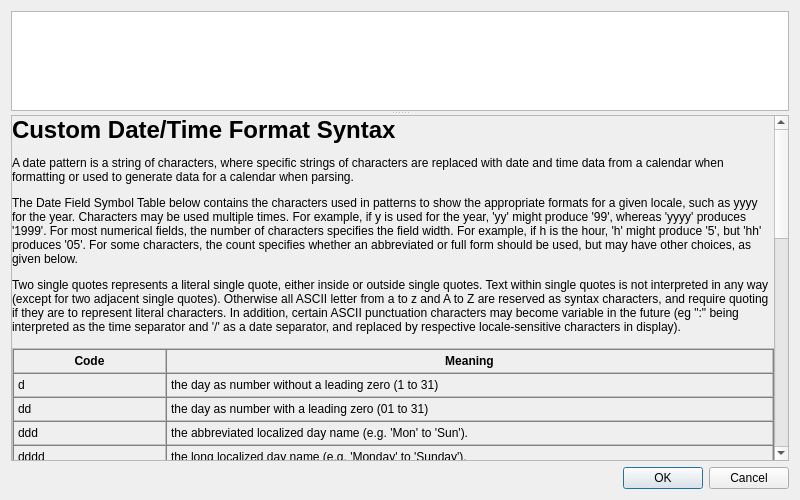
<?xml version="1.0" encoding="UTF-8"?>
<ui version="4.0">
 <class>WorldClockManualFormatConfig</class>
 <widget class="QDialog" name="WorldClockManualFormatConfig">
  <property name="geometry">
   <rect>
    <x>0</x>
    <y>0</y>
    <width>800</width>
    <height>500</height>
   </rect>
  </property>
  <property name="windowTitle">
   <string>World Clock Manual Format Configuration</string>
  </property>
  <layout class="QVBoxLayout" name="verticalLayout_3" stretch="0,0">
   <item>
    <widget class="QSplitter" name="splitter">
     <property name="orientation">
      <enum>Qt::Vertical</enum>
     </property>
     <property name="childrenCollapsible">
      <bool>false</bool>
     </property>
     <widget class="QPlainTextEdit" name="manualFormatPTE">
      <property name="sizePolicy">
       <sizepolicy hsizetype="Expanding" vsizetype="Expanding">
        <horstretch>0</horstretch>
        <verstretch>1</verstretch>
       </sizepolicy>
      </property>
      <property name="minimumSize">
       <size>
        <width>0</width>
        <height>100</height>
       </size>
      </property>
     </widget>
     <widget class="QScrollArea" name="scrollArea">
      <property name="sizePolicy">
       <sizepolicy hsizetype="Expanding" vsizetype="Expanding">
        <horstretch>0</horstretch>
        <verstretch>100</verstretch>
       </sizepolicy>
      </property>
      <property name="minimumSize">
       <size>
        <width>0</width>
        <height>100</height>
       </size>
      </property>
      <property name="horizontalScrollBarPolicy">
       <enum>Qt::ScrollBarAlwaysOff</enum>
      </property>
      <property name="widgetResizable">
       <bool>true</bool>
      </property>
      <widget class="QWidget" name="scrollAreaWidgetContents">
       <layout class="QVBoxLayout" name="verticalLayout">
        <property name="leftMargin">
         <number>0</number>
        </property>
        <property name="topMargin">
         <number>0</number>
        </property>
        <property name="rightMargin">
         <number>0</number>
        </property>
        <property name="bottomMargin">
         <number>0</number>
        </property>
        <item>
         <widget class="QLabel" name="helpL">
          <property name="text">
           <string>&lt;h1&gt;Custom Date/Time Format Syntax&lt;/h1&gt;
&lt;p&gt;A date pattern is a string of characters, where specific strings of characters are replaced with date and time data from a calendar when formatting or used to generate data for a calendar when parsing.&lt;/p&gt;
&lt;p&gt;The Date Field Symbol Table below contains the characters used in patterns to show the appropriate formats for a given locale, such as yyyy for the year. Characters may be used multiple times. For example, if y is used for the year, 'yy' might produce '99', whereas 'yyyy' produces '1999'. For most numerical fields, the number of characters specifies the field width. For example, if h is the hour, 'h' might produce '5', but 'hh' produces '05'. For some characters, the count specifies whether an abbreviated or full form should be used, but may have other choices, as given below.&lt;/p&gt;
&lt;p&gt;Two single quotes represents a literal single quote, either inside or outside single quotes. Text within single quotes is not interpreted in any way (except for two adjacent single quotes). Otherwise all ASCII letter from a to z and A to Z are reserved as syntax characters, and require quoting if they are to represent literal characters. In addition, certain ASCII punctuation characters may become variable in the future (eg &quot;:&quot; being interpreted as the time separator and '/' as a date separator, and replaced by respective locale-sensitive characters in display).&lt;br /&gt;&lt;/p&gt;
&lt;table border=&quot;1&quot; width=&quot;100%&quot; cellpadding=&quot;4&quot; cellspacing=&quot;0&quot;&gt;
&lt;tr&gt;&lt;th width=&quot;20%&quot;&gt;Code&lt;/th&gt;&lt;th&gt;Meaning&lt;/th&gt;&lt;/tr&gt;
&lt;tr&gt;&lt;td&gt;d&lt;/td&gt;&lt;td&gt;the day as number without a leading zero (1 to 31)&lt;/td&gt;&lt;/tr&gt;
&lt;tr&gt;&lt;td&gt;dd&lt;/td&gt;&lt;td&gt;the day as number with a leading zero (01 to 31)&lt;/td&gt;&lt;/tr&gt;
&lt;tr&gt;&lt;td&gt;ddd&lt;/td&gt;&lt;td&gt;the abbreviated localized day name (e.g. 'Mon' to 'Sun').&lt;/td&gt;&lt;/tr&gt;
&lt;tr&gt;&lt;td&gt;dddd&lt;/td&gt;&lt;td&gt;the long localized day name (e.g. 'Monday' to 'Sunday').&lt;/td&gt;&lt;/tr&gt;
&lt;tr&gt;&lt;td&gt;M&lt;/td&gt;&lt;td&gt;the month as number without a leading zero (1-12)&lt;/td&gt;&lt;/tr&gt;
&lt;tr&gt;&lt;td&gt;MM&lt;/td&gt;&lt;td&gt;the month as number with a leading zero (01-12)&lt;/td&gt;&lt;/tr&gt;
&lt;tr&gt;&lt;td&gt;MMM&lt;/td&gt;&lt;td&gt;the abbreviated localized month name (e.g. 'Jan' to 'Dec').&lt;/td&gt;&lt;/tr&gt;
&lt;tr&gt;&lt;td&gt;MMMM&lt;/td&gt;&lt;td&gt;the long localized month name (e.g. 'January' to 'December').&lt;/td&gt;&lt;/tr&gt;
&lt;tr&gt;&lt;td&gt;yy&lt;/td&gt;&lt;td&gt;the year as two digit number (00-99)&lt;/td&gt;&lt;/tr&gt;
&lt;tr&gt;&lt;td&gt;yyyy&lt;/td&gt;&lt;td&gt;the year as four digit number&lt;/td&gt;&lt;/tr&gt;
&lt;tr&gt;&lt;td&gt;h&lt;/td&gt;&lt;td&gt;the hour without a leading zero (0 to 23 or 1 to 12 if AM/PM display)&lt;/td&gt;&lt;/tr&gt;
&lt;tr&gt;&lt;td&gt;hh&lt;/td&gt;&lt;td&gt;the hour with a leading zero (00 to 23 or 01 to 12 if AM/PM display)&lt;/td&gt;&lt;/tr&gt;
&lt;tr&gt;&lt;td&gt;H&lt;/td&gt;&lt;td&gt;the hour without a leading zero (0 to 23, even with AM/PM display)&lt;/td&gt;&lt;/tr&gt;
&lt;tr&gt;&lt;td&gt;HH&lt;/td&gt;&lt;td&gt;the hour with a leading zero (00 to 23, even with AM/PM display)&lt;/td&gt;&lt;/tr&gt;
&lt;tr&gt;&lt;td&gt;m&lt;/td&gt;&lt;td&gt;the minute without a leading zero (0 to 59)&lt;/td&gt;&lt;/tr&gt;
&lt;tr&gt;&lt;td&gt;mm&lt;/td&gt;&lt;td&gt;the minute with a leading zero (00 to 59)&lt;/td&gt;&lt;/tr&gt;
&lt;tr&gt;&lt;td&gt;s&lt;/td&gt;&lt;td&gt;the second without a leading zero (0 to 59)&lt;/td&gt;&lt;/tr&gt;
&lt;tr&gt;&lt;td&gt;ss&lt;/td&gt;&lt;td&gt;the second with a leading zero (00 to 59)&lt;/td&gt;&lt;/tr&gt;
&lt;tr&gt;&lt;td&gt;AP &lt;i&gt;or&lt;/i&gt; A&lt;/td&gt;&lt;td&gt;use AM/PM display. &lt;b&gt;A/AP&lt;/b&gt; will be replaced by either &quot;AM&quot; or &quot;PM&quot;.&lt;/td&gt;&lt;/tr&gt;
&lt;tr&gt;&lt;td&gt;ap &lt;i&gt;or&lt;/i&gt; a&lt;/td&gt;&lt;td&gt;use am/pm display. &lt;b&gt;a/ap&lt;/b&gt; will be replaced by either &quot;am&quot; or &quot;pm&quot;.&lt;/td&gt;&lt;/tr&gt;
&lt;tr&gt;&lt;td&gt;t&lt;/td&gt;&lt;td&gt;the timezone (e.g. &quot;CEST&quot;)&lt;/td&gt;&lt;/tr&gt;
&lt;tr&gt;&lt;td&gt;T&lt;/td&gt;&lt;td&gt;the offset from UTC&lt;/td&gt;&lt;/tr&gt;
&lt;tr&gt;&lt;td&gt;TT&lt;/td&gt;&lt;td&gt;the timezone IANA id&lt;/td&gt;&lt;/tr&gt;
&lt;tr&gt;&lt;td&gt;TTT&lt;/td&gt;&lt;td&gt;the timezone abbreviation&lt;/td&gt;&lt;/tr&gt;
&lt;tr&gt;&lt;td&gt;TTTT&lt;/td&gt;&lt;td&gt;the timezone short display name&lt;/td&gt;&lt;/tr&gt;
&lt;tr&gt;&lt;td&gt;TTTTT&lt;/td&gt;&lt;td&gt;the timezone long display name&lt;/td&gt;&lt;/tr&gt;
&lt;tr&gt;&lt;td&gt;TTTTTT&lt;/td&gt;&lt;td&gt;the timezone custom name. You can change it the 'Time zones' tab of the configuration window&lt;/td&gt;&lt;/tr&gt;&lt;/table&gt;
&lt;br /&gt;&lt;b&gt;Notes:&lt;/b&gt; &lt;ul&gt;&lt;li&gt;Any characters in the pattern that are not in the ranges of ['a'..'z'] and ['A'..'Z'] will be treated as quoted text. For instance, characters like ':', '.', ' ', '#' and '@' will appear in the resulting time text even they are not enclosed within single quotes. The single quote is used to 'escape' letters. Two single quotes in a row, whether inside or outside a quoted sequence, represent a 'real' single quote.&lt;/li&gt;&lt;li&gt;Minimal update interval is 1 second. If z or zzz is configured time is shown with the milliseconds fraction, but not updated on millisecond basis (avoiding big performance hit).&lt;/li&gt;&lt;ul&gt;
</string>
          </property>
          <property name="textFormat">
           <enum>Qt::RichText</enum>
          </property>
          <property name="wordWrap">
           <bool>true</bool>
          </property>
         </widget>
        </item>
       </layout>
      </widget>
     </widget>
    </widget>
   </item>
   <item>
    <widget class="QDialogButtonBox" name="buttons">
     <property name="standardButtons">
      <set>QDialogButtonBox::Cancel|QDialogButtonBox::Ok</set>
     </property>
    </widget>
   </item>
  </layout>
 </widget>
 <tabstops>
  <tabstop>manualFormatPTE</tabstop>
  <tabstop>scrollArea</tabstop>
  <tabstop>buttons</tabstop>
 </tabstops>
 <resources/>
 <connections>
  <connection>
   <sender>buttons</sender>
   <signal>accepted()</signal>
   <receiver>WorldClockManualFormatConfig</receiver>
   <slot>accept()</slot>
   <hints>
    <hint type="sourcelabel">
     <x>95</x>
     <y>490</y>
    </hint>
    <hint type="destinationlabel">
     <x>97</x>
     <y>253</y>
    </hint>
   </hints>
  </connection>
  <connection>
   <sender>buttons</sender>
   <signal>rejected()</signal>
   <receiver>WorldClockManualFormatConfig</receiver>
   <slot>reject()</slot>
   <hints>
    <hint type="sourcelabel">
     <x>76</x>
     <y>490</y>
    </hint>
    <hint type="destinationlabel">
     <x>62</x>
     <y>253</y>
    </hint>
   </hints>
  </connection>
 </connections>
 <slots>
  <signal>maximumNetSpeedChanged(QString)</signal>
  <slot>on_typeCOB_currentIndexChanged(int)</slot>
  <slot>on_sourceCOB_currentIndexChanged(int)</slot>
  <slot>on_maximumHS_valueChanged(int)</slot>
  <slot>saveSettings()</slot>
 </slots>
</ui>
